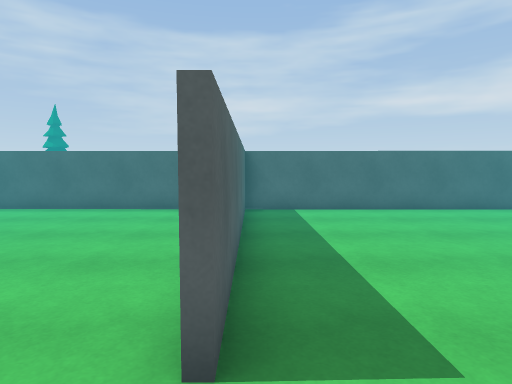
[1] (above)

16 first-person views from a walk through a scene from a Unity 3-D project. The camera is 1.3 m above the floor, tilts 4° down and sees 75° across. The floor is counted in squares, 1 m on a side. Each view is taken from the middle of a square. On the plan, view 1 faces up. The plan holds only what a view shows up to about 14 squares ahead; the rest is blank. The place goes on beyond the plan. The player character is not drawn.

[2]
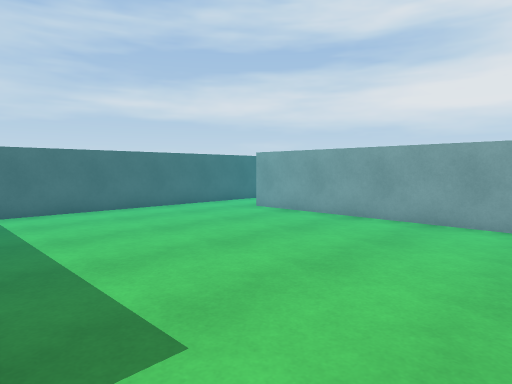

[3]
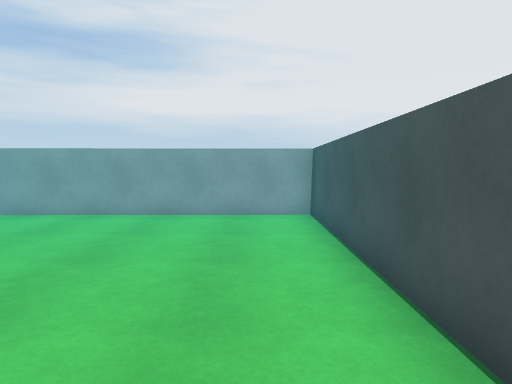

[4]
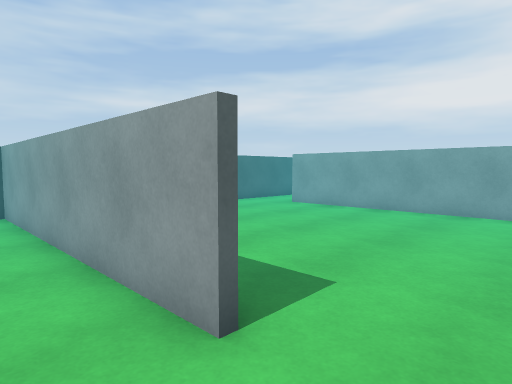

[5]
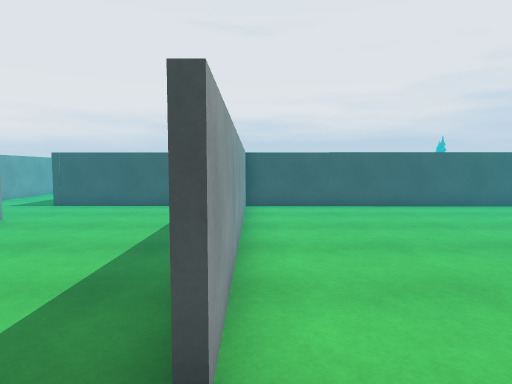

[6]
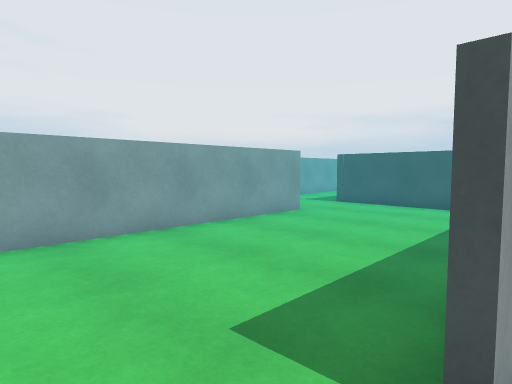

[7]
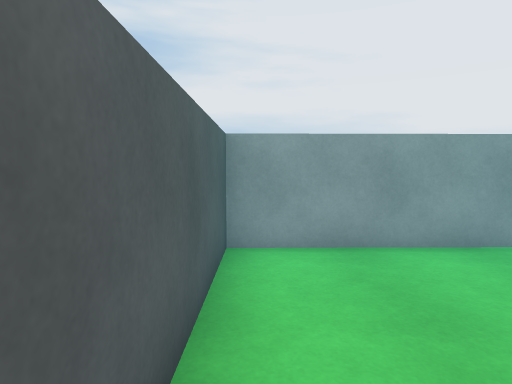

[8]
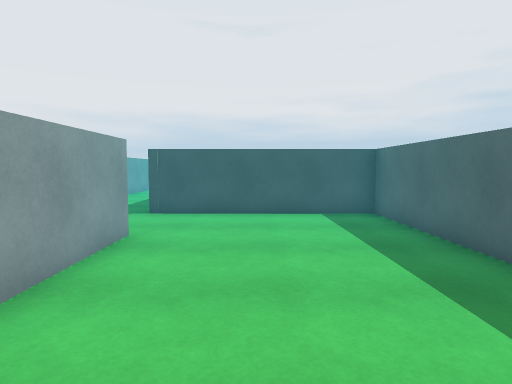

[9]
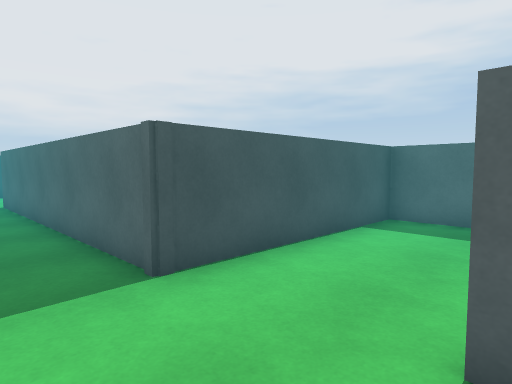

[10]
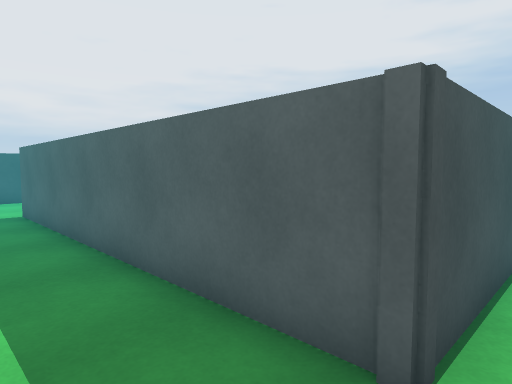

[11]
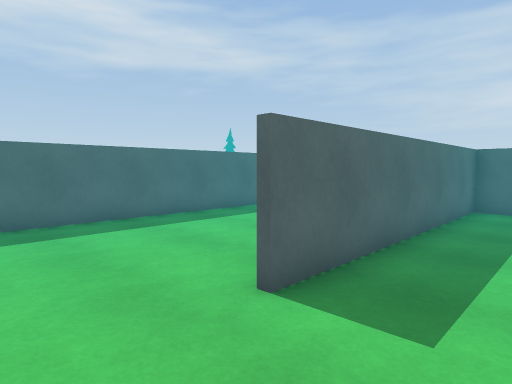

[12]
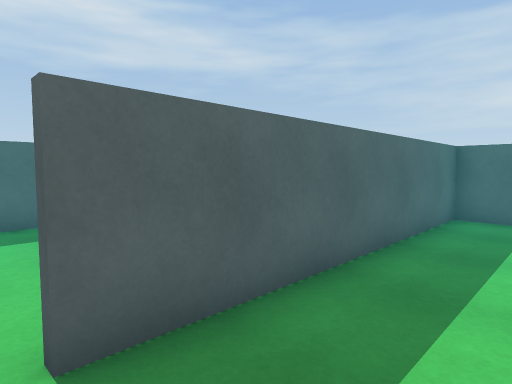

[13]
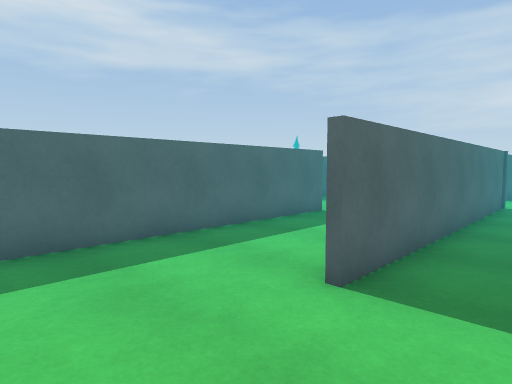

[14]
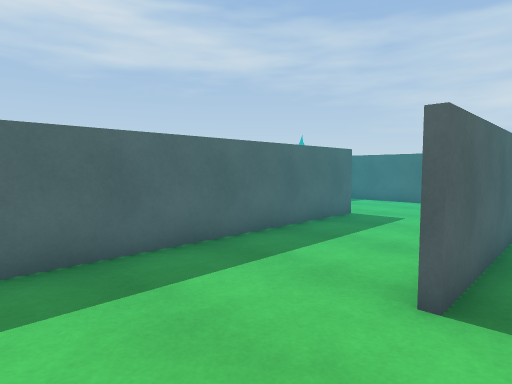

[15]
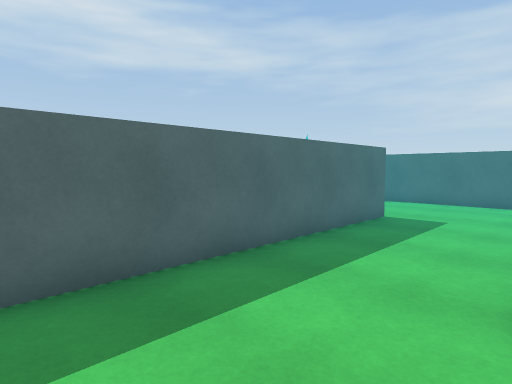

[16]
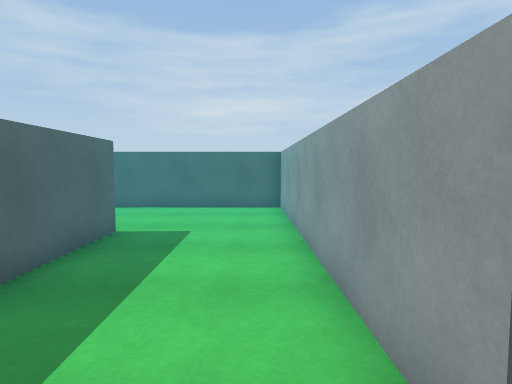

### Floor plan
Points are (right, up) in squares from view 1. A wall is a line through its corners. A room is listed if a view was taken in it or the views show most of it. See-through windows are left out.
Room 1 (views 1, 2)
walls: (-0.9, -1.5) (8.4, -1.6) (8.3, 8.3); (7.4, 10.6) (-0.3, 10.6) (-0.3, 1.9)
ways out: opening at (0, 0.5) to room 2; opening at (8, 9.5) to room 3
Room 2 (views 3, 4)
walls: (-2.4, 10.7) (-8.3, 10.7); (-0.5, 1.9) (-0.5, 10.7)
ways out: opening at (0, 0.5) to room 1
Room 3 (views 5, 6, 7, 8, 9, 10, 11, 12)
walls: (14.5, 1.5) (14.4, 10.6); (8.5, 7.7) (8.6, -1.6) (15, -1.7) (15.1, -11.9); (14.6, 10.6) (14.7, 1.5); (15.9, 10.5) (7.4, 10.6)
ways out: opening at (8, 9.5) to room 1; opening at (16.5, -12.5) to room 4
Room 4 (views 13, 14, 15, 16)
walls: (11.1, -6.1) (11.2, -14.6); (14.9, -11.9) (14.8, -1.9) (9.1, -1.8); (14.3, -16.2) (15.1, -16.2)
ways out: opening at (16.5, -12.5) to room 3

Where each view was taken, in squares from view 1:
view 1: 0 up, 0 right, facing up
view 2: 0 up, 0 right, facing up-right
view 3: 0 up, 1 left, facing right
view 4: 0 up, 2 left, facing up-right
view 5: 10 up, 8 right, facing down
view 6: 10 up, 8 right, facing down-right
view 7: 10 up, 9 right, facing right
view 8: 8 up, 12 right, facing down
view 9: 2 up, 17 right, facing down-left
view 10: 1 down, 17 right, facing down-left
view 11: 1 down, 17 right, facing up-left
view 12: 1 up, 17 right, facing up-left
view 13: 15 down, 17 right, facing up-left
view 14: 15 down, 16 right, facing up-left
view 15: 15 down, 15 right, facing up-left
view 16: 13 down, 14 right, facing up
